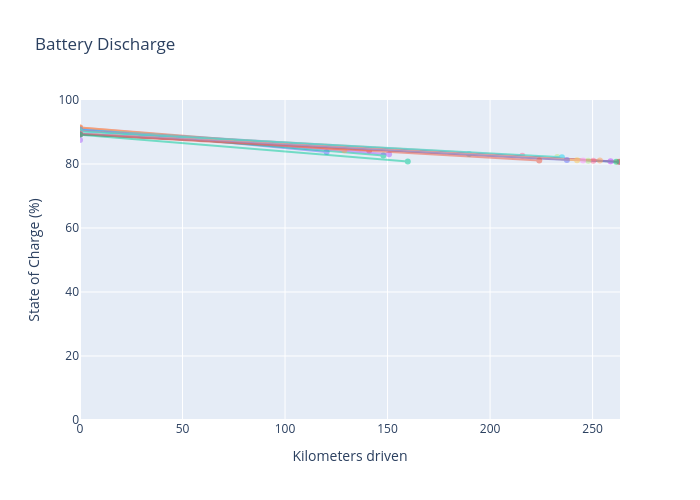

The code cell stored with this chart in its notebook:
### Code cell
# Max km for x-axis scaling
max_km_driven = trip_data['km_driven'].max()

# --- Matplotlib version ---
fig, ax = plt.subplots(figsize=(7, 6))

for _, row in trip_data.iterrows():
    x_vals = [0, row['km_driven']]
    y_vals = [row['soc'], row['end_soc']]
    ax.plot(x_vals, y_vals, marker='o', alpha=0.6)

ax.set_title('Battery Discharge')
ax.set_xlabel('Kilometers driven')
ax.set_ylabel('State of Charge (%)')
ax.set_xlim(0, max_km_driven)
ax.set_ylim(0, 100)
ax.grid(True)

plt.tight_layout()
plt.show()


# --- Plotly version ---
colors = px.colors.qualitative.Plotly
fig = go.Figure()

for color_idx, (_, row) in enumerate(trip_data.reset_index().iterrows()):
    fig.add_trace(
        go.Scatter(
            x=[0, row['km_driven']],
            y=[row['soc'], row['end_soc']],
            mode='lines+markers',
            opacity=0.5,
            line=dict(color=colors[color_idx % len(colors)], width=2),
            marker=dict(size=6),
            name=f"Trip {row['index']}",
            hovertemplate=(
                f"Trip index: {row['index']}<br>"
                f"SOC start: {row['soc']}%<br>"
                f"SOC end: {row['end_soc']}%<br>"
                f"Km driven: {row['km_driven']} km<br>"
            )
        )
    )

fig.update_xaxes(title_text='Kilometers driven', range=[0, max_km_driven])
fig.update_yaxes(title_text='State of Charge (%)', range=[0, 100])

fig.update_layout(
    title="Battery Discharge",
    height=500,
    width=700,
    showlegend=False,
    hovermode='closest'
)

fig.show()

### Figure 1 — Plotly figure (JSON) as saved in the notebook; plotly's stock layout.template omitted (floating-point values rounded to 4 significant figures)
{"data": [{"hovertemplate": "Trip index: 0.0<br>SOC start: 91.00296077207167%<br>SOC end: 83.78904501096834%<br>Km driven: 120.28936320980938 km<br>", "line": {"color": "#636EFA", "width": 2}, "marker": {"size": 6}, "mode": "lines+markers", "name": "Trip 0.0", "opacity": 0.5, "type": "scatter", "x": [0, 120.3], "y": [91.0, 83.79]}, {"hovertemplate": "Trip index: 1.0<br>SOC start: 91.37978411433043%<br>SOC end: 84.20445350350721%<br>Km driven: 141.04354687506566 km<br>", "line": {"color": "#EF553B", "width": 2}, "marker": {"size": 6}, "mode": "lines+markers", "name": "Trip 1.0", "opacity": 0.5, "type": "scatter", "x": [0, 141.0], "y": [91.38, 84.2]}, {"hovertemplate": "Trip index: 2.0<br>SOC start: 90.53036397122732%<br>SOC end: 82.69153456466003%<br>Km driven: 147.95607273572023 km<br>", "line": {"color": "#00CC96", "width": 2}, "marker": {"size": 6}, "mode": "lines+markers", "name": "Trip 2.0", "opacity": 0.5, "type": "scatter", "x": [0, 148.0], "y": [90.53, 82.69]}, {"hovertemplate": "Trip index: 3.0<br>SOC start: 90.7154660646496%<br>SOC end: 83.07672303734877%<br>Km driven: 150.7278634555605 km<br>", "line": {"color": "#AB63FA", "width": 2}, "marker": {"size": 6}, "mode": "lines+markers", "name": "Trip 3.0", "opacity": 0.5, "type": "scatter", "x": [0, 150.7], "y": [90.72, 83.08]}, {"hovertemplate": "Trip index: 4.0<br>SOC start: 91.4223046970529%<br>SOC end: 84.33469799713296%<br>Km driven: 128.9320264458256 km<br>", "line": {"color": "#FFA15A", "width": 2}, "marker": {"size": 6}, "mode": "lines+markers", "name": "Trip 4.0", "opacity": 0.5, "type": "scatter", "x": [0, 128.9], "y": [91.42, 84.33]}, {"hovertemplate": "Trip index: 5.0<br>SOC start: 90.69506925981771%<br>SOC end: 83.08882973015288%<br>Km driven: 189.7790957345078 km<br>", "line": {"color": "#19D3F3", "width": 2}, "marker": {"size": 6}, "mode": "lines+markers", "name": "Trip 5.0", "opacity": 0.5, "type": "scatter", "x": [0, 189.8], "y": [90.7, 83.09]}, {"hovertemplate": "Trip index: 6.0<br>SOC start: 90.40684453854747%<br>SOC end: 82.58909754520077%<br>Km driven: 215.7064534995934 km<br>", "line": {"color": "#FF6692", "width": 2}, "marker": {"size": 6}, "mode": "lines+markers", "name": "Trip 6.0", "opacity": 0.5, "type": "scatter", "x": [0, 215.7], "y": [90.41, 82.59]}, {"hovertemplate": "Trip index: 7.0<br>SOC start: 90.16811911447344%<br>SOC end: 82.1532675953491%<br>Km driven: 232.75960072767157 km<br>", "line": {"color": "#B6E880", "width": 2}, "marker": {"size": 6}, "mode": "lines+markers", "name": "Trip 7.0", "opacity": 0.5, "type": "scatter", "x": [0, 232.8], "y": [90.17, 82.15]}, {"hovertemplate": "Trip index: 8.0<br>SOC start: 89.37485011116792%<br>SOC end: 80.78010044860754%<br>Km driven: 258.71462745465396 km<br>", "line": {"color": "#FF97FF", "width": 2}, "marker": {"size": 6}, "mode": "lines+markers", "name": "Trip 8.0", "opacity": 0.5, "type": "scatter", "x": [0, 258.7], "y": [89.37, 80.78]}, {"hovertemplate": "Trip index: 9.0<br>SOC start: 89.31388305911834%<br>SOC end: 80.67828442610103%<br>Km driven: 262.17058938933224 km<br>", "line": {"color": "#FECB52", "width": 2}, "marker": {"size": 6}, "mode": "lines+markers", "name": "Trip 9.0", "opacity": 0.5, "type": "scatter", "x": [0, 262.2], "y": [89.31, 80.68]}, {"hovertemplate": "Trip index: 10.0<br>SOC start: 89.29860724695257%<br>SOC end: 80.65564826284177%<br>Km driven: 263.3627211678122 km<br>", "line": {"color": "#636EFA", "width": 2}, "marker": {"size": 6}, "mode": "lines+markers", "name": "Trip 10.0", "opacity": 0.5, "type": "scatter", "x": [0, 263.4], "y": [89.3, 80.66]}, {"hovertemplate": "Trip index: 11.0<br>SOC start: 89.30920334347982%<br>SOC end: 80.6797297552919%<br>Km driven: 263.03454632848843 km<br>", "line": {"color": "#EF553B", "width": 2}, "marker": {"size": 6}, "mode": "lines+markers", "name": "Trip 11.0", "opacity": 0.5, "type": "scatter", "x": [0, 263.0], "y": [89.31, 80.68]}, {"hovertemplate": "Trip index: 12.0<br>SOC start: 89.33661154997267%<br>SOC end: 80.73700435919771%<br>Km driven: 261.48603851572443 km<br>", "line": {"color": "#00CC96", "width": 2}, "marker": {"size": 6}, "mode": "lines+markers", "name": "Trip 12.0", "opacity": 0.5, "type": "scatter", "x": [0, 261.5], "y": [89.34, 80.74]}, {"hovertemplate": "Trip index: 13.0<br>SOC start: 89.38771251934315%<br>SOC end: 80.84294204289492%<br>Km driven: 258.8002588954678 km<br>", "line": {"color": "#AB63FA", "width": 2}, "marker": {"size": 6}, "mode": "lines+markers", "name": "Trip 13.0", "opacity": 0.5, "type": "scatter", "x": [0, 258.8], "y": [89.39, 80.84]}, {"hovertemplate": "Trip index: 14.0<br>SOC start: 89.51513807089707%<br>SOC end: 81.0915056904347%<br>Km driven: 253.57545983074488 km<br>", "line": {"color": "#FFA15A", "width": 2}, "marker": {"size": 6}, "mode": "lines+markers", "name": "Trip 14.0", "opacity": 0.5, "type": "scatter", "x": [0, 253.6], "y": [89.52, 81.09]}, {"hovertemplate": "Trip index: 15.0<br>SOC start: 90.11862526514176%<br>SOC end: 82.14046846346496%<br>Km driven: 235.03226612366052 km<br>", "line": {"color": "#19D3F3", "width": 2}, "marker": {"size": 6}, "mode": "lines+markers", "name": "Trip 15.0", "opacity": 0.5, "type": "scatter", "x": [0, 235.0], "y": [90.12, 82.14]}, {"hovertemplate": "Trip index: 16.0<br>SOC start: 89.44825463795874%<br>SOC end: 81.01206204487124%<br>Km driven: 250.32617742215552 km<br>", "line": {"color": "#FF6692", "width": 2}, "marker": {"size": 6}, "mode": "lines+markers", "name": "Trip 16.0", "opacity": 0.5, "type": "scatter", "x": [0, 250.3], "y": [89.45, 81.01]}, {"hovertemplate": "Trip index: 17.0<br>SOC start: 89.43630747102596%<br>SOC end: 81.04082024888575%<br>Km driven: 247.8935001831669 km<br>", "line": {"color": "#B6E880", "width": 2}, "marker": {"size": 6}, "mode": "lines+markers", "name": "Trip 17.0", "opacity": 0.5, "type": "scatter", "x": [0, 247.9], "y": [89.44, 81.04]}, {"hovertemplate": "Trip index: 18.0<br>SOC start: 89.43998477958941%<br>SOC end: 81.11094344461%<br>Km driven: 245.38247066937402 km<br>", "line": {"color": "#FF97FF", "width": 2}, "marker": {"size": 6}, "mode": "lines+markers", "name": "Trip 18.0", "opacity": 0.5, "type": "scatter", "x": [0, 245.4], "y": [89.44, 81.11]}, {"hovertemplate": "Trip index: 19.0<br>SOC start: 89.4458957126136%<br>SOC end: 81.19486596200066%<br>Km driven: 242.43605026302248 km<br>", "line": {"color": "#FECB52", "width": 2}, "marker": {"size": 6}, "mode": "lines+markers", "name": "Trip 19.0", "opacity": 0.5, "type": "scatter", "x": [0, 242.4], "y": [89.45, 81.19]}, {"hovertemplate": "Trip index: 20.0<br>SOC start: 89.42203406593528%<br>SOC end: 81.2261795959534%<br>Km driven: 237.46123343230465 km<br>", "line": {"color": "#636EFA", "width": 2}, "marker": {"size": 6}, "mode": "lines+markers", "name": "Trip 20.0", "opacity": 0.5, "type": "scatter", "x": [0, 237.5], "y": [89.42, 81.23]}, {"hovertemplate": "Trip index: 21.0<br>SOC start: 89.31485822687071%<br>SOC end: 81.09155515036899%<br>Km driven: 223.98898738718708 km<br>", "line": {"color": "#EF553B", "width": 2}, "marker": {"size": 6}, "mode": "lines+markers", "name": "Trip 21.0", "opacity": 0.5, "type": "scatter", "x": [0, 224.0], "y": [89.31, 81.09]}, {"hovertemplate": "Trip index: 22.0<br>SOC start: 89.12592083681338%<br>SOC end: 80.77270893620558%<br>Km driven: 159.86836861564188 km<br>", "line": {"color": "#00CC96", "width": 2}, "marker": {"size": 6}, "mode": "lines+markers", "name": "Trip 22.0", "opacity": 0.5, "type": "scatter", "x": [0, 159.9], "y": [89.13, 80.77]}, {"hovertemplate": "Trip index: 23.0<br>SOC start: 87.53785742813162%<br>SOC end: 79.1448890744585%<br>Km driven: -81.19533929025238 km<br>", "line": {"color": "#AB63FA", "width": 2}, "marker": {"size": 6}, "mode": "lines+markers", "name": "Trip 23.0", "opacity": 0.5, "type": "scatter", "x": [0, -81.2], "y": [87.54, 79.14]}], "layout": {"height": 500, "hovermode": "closest", "showlegend": false, "title": {"text": "Battery Discharge"}, "width": 700, "xaxis": {"range": [0, 263.4], "title": {"text": "Kilometers driven"}}, "yaxis": {"range": [0, 100], "title": {"text": "State of Charge (%)"}}}}
